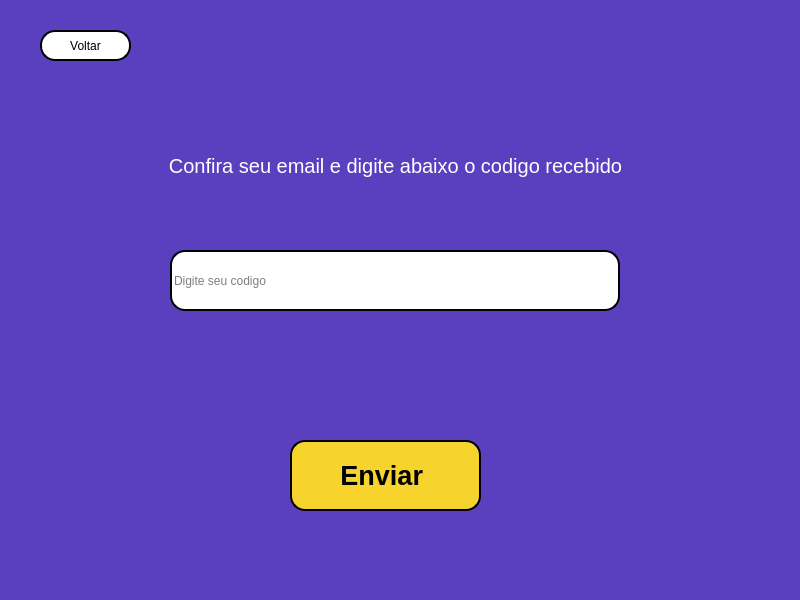
<?xml version="1.0" encoding="UTF-8"?>
<ui version="4.0">
 <class>Form</class>
 <widget class="QWidget" name="Form">
  <property name="geometry">
   <rect>
    <x>0</x>
    <y>0</y>
    <width>800</width>
    <height>600</height>
   </rect>
  </property>
  <property name="windowTitle">
   <string>Form</string>
  </property>
  <property name="styleSheet">
   <string notr="true">
background-color: rgb(90, 64, 191)</string>
  </property>
  <widget class="QLineEdit" name="lineEdit">
   <property name="geometry">
    <rect>
     <x>170</x>
     <y>250</y>
     <width>450</width>
     <height>61</height>
    </rect>
   </property>
   <property name="styleSheet">
    <string notr="true">background-color: rgb(255, 255, 255);
border-radius: 15px;
border-style: outset;
border-width: 2px;</string>
   </property>
   <property name="text">
    <string/>
   </property>
   <property name="alignment">
    <set>Qt::AlignJustify|Qt::AlignVCenter</set>
   </property>
   <property name="placeholderText">
    <string>Digite seu codigo</string>
   </property>
  </widget>
  <widget class="QLabel" name="label">
   <property name="geometry">
    <rect>
     <x>120</x>
     <y>140</y>
     <width>551</width>
     <height>51</height>
    </rect>
   </property>
   <property name="font">
    <font>
     <pointsize>15</pointsize>
    </font>
   </property>
   <property name="styleSheet">
    <string notr="true">color: rgb(255, 255, 255);</string>
   </property>
   <property name="text">
    <string>Confira seu email e digite abaixo o codigo recebido</string>
   </property>
   <property name="alignment">
    <set>Qt::AlignCenter</set>
   </property>
  </widget>
  <widget class="QPushButton" name="pushButton">
   <property name="geometry">
    <rect>
     <x>290</x>
     <y>440</y>
     <width>191</width>
     <height>71</height>
    </rect>
   </property>
   <property name="font">
    <font>
     <pointsize>20</pointsize>
     <weight>75</weight>
     <bold>true</bold>
    </font>
   </property>
   <property name="cursor">
    <cursorShape>PointingHandCursor</cursorShape>
   </property>
   <property name="styleSheet">
    <string notr="true">background-color: rgb(246, 211, 45);
border-style: outset;
border-width: 2px;
border-radius: 15px;
border-color: black;</string>
   </property>
   <property name="text">
    <string>Enviar </string>
   </property>
  </widget>
  <widget class="QLabel" name="label_3">
   <property name="geometry">
    <rect>
     <x>180</x>
     <y>350</y>
     <width>441</width>
     <height>41</height>
    </rect>
   </property>
   <property name="font">
    <font>
     <pointsize>14</pointsize>
    </font>
   </property>
   <property name="styleSheet">
    <string notr="true">color: rgb(192, 28, 40)</string>
   </property>
   <property name="text">
    <string/>
   </property>
  </widget>
  <widget class="QPushButton" name="pushButton_2">
   <property name="geometry">
    <rect>
     <x>40</x>
     <y>30</y>
     <width>91</width>
     <height>31</height>
    </rect>
   </property>
   <property name="cursor">
    <cursorShape>PointingHandCursor</cursorShape>
   </property>
   <property name="styleSheet">
    <string notr="true">background-color: rgb(246, 211, 45);
border-style: outset;
border-width: 2px;
border-radius: 15px;
border-color: black;
background-color: rgb(255, 255, 255);</string>
   </property>
   <property name="text">
    <string>Voltar</string>
   </property>
  </widget>
 </widget>
 <resources/>
 <connections/>
</ui>
